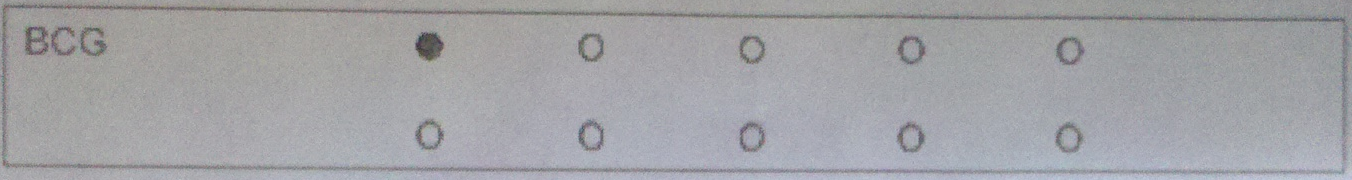
//> input picture sandbox/segment/bcg_segment.jpg, 1352 x 180 px
$ ./segment_form bcg_segment.jpg full_form.jpg   (built with g++ and OpenCV 4)
//> lines starting //> are read from the running program, lines starting //| are printed output that depends on the picture; after the words box and inside, x2 and y2 are one past the last pixel; in counts of white or black regions, pixels touching at a corner belong together
/*
 * Accepts a form image and a form description. Draws the segmentation boxes
 * on top of the form.
 *
 * run as:
 * ./segment_form image_filename
 *
 * Steve Geluso
 */

#include "cv.h"
#include "highgui.h"

using namespace std;
using namespace cv;

// Initialize matrices that will contain images.
Mat form, out;

// Tests for arguments. Exits program
bool args_ok(char* argv[])
{
    if (argv[1] == NULL) {
        printf("Missing image argument. Should be: \n");
        printf("%s image_file\n", argv[0]);
        return false;
    }
    return true;
}

// Accepts a description of a form segment, crops the image to the segment
// and saves the cropped segment to a new file.
void crop_and_draw_rect(int x, int y, int width, int height, string segment_name) {
    // Crop the different segments of the form.
    Mat cropped_image;
	Size size(width, height);
	Point center((x + (x + width)) / 2, (y + (y + height)) / 2);
	getRectSubPix(form, size, center, cropped_image);

    // Save the new crop to a file with the given name.
    imwrite(segment_name + ".jpg", cropped_image);

    // Draw a rectangle around the segment in the original image.
    Scalar color = Scalar(0, 255, 0); // Green!
    rectangle(form, Point2f(x, y), Point2f(x + width, y + height), color, 1, 8, 0);
}

int main(int argc, char* argv[])
{
    // Ensure the proper arguments have been passed to the program.
    if (!args_ok(argv)) {
        return -1;
    }

    // Yoink the image filename passed as argument.
    char* image = argv[1];
    char* description = argv[2];


    // Read the input image
	form = imread(image);
//> form is the input picture: 180 rows x 1352 cols, CV_8UC3; mean B, G, R 166.4, 162.7, 162.3
    int form_width = form.cols;
//> form_width = 1352
    int form_height = form.rows;
//> form_height = 180

    // Report the dimensions of the image.
    printf("width: %d, height: %d\n", form_width, form_height);
//| width: 1352, height: 180

	if (form.data == NULL) {
        printf("No image data. Exiting.\n");
		return false;
	}

	// Make window with given name.
    const char* name = "Form Segmentation";
	namedWindow(name, CV_WINDOW_KEEPRATIO);

    // Define segments for this form, in px.
    int x = 216;
    int y;
    int width = 1346;
    int height = 160;

    // Draw a rectangle around each segment.
    crop_and_draw_rect(x, 140, width, height, "bcg");
//> in crop_and_draw_rect, `getRectSubPix(form, size, center, cropped_image);`:
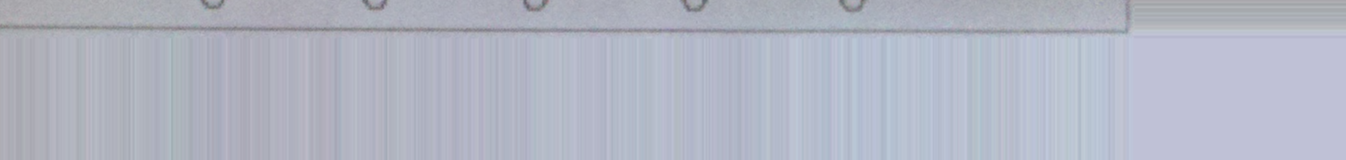
//> cropped_image: 160 rows x 1346 cols, CV_8UC3; mean B, G, R 196.2, 182.3, 178.2
//> in crop_and_draw_rect, `rectangle(form, Point2f(x, y), Point2f(x + width, y + height), color, ..`:
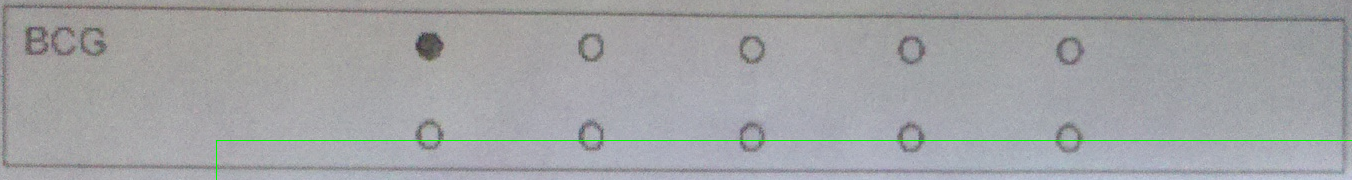
//> form: 180 rows x 1352 cols, CV_8UC3; 0.48% of pixels changed, all inside (x1, y1, x2, y2) = (216, 140, 1352, 180)
    crop_and_draw_rect(x, 345, width, height, "polio");
//> call 2 of crop_and_draw_rect, with x = 216, y = 345, width = 1346, height = 160, segment_name = "polio"
//> in crop_and_draw_rect (call 2), `getRectSubPix(form, size, center, cropped_image);`:
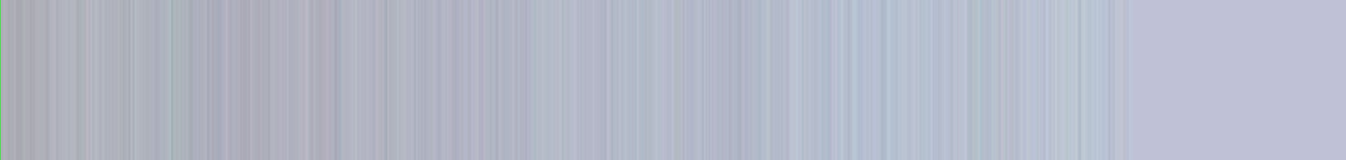
//> cropped_image: 160 rows x 1346 cols, CV_8UC3; mean B, G, R 200.7, 185.5, 180.8
    crop_and_draw_rect(x, 534, width, height, "measles");
    crop_and_draw_rect(x, 735, width, height, "hepatitis_b_1");
    crop_and_draw_rect(x, 935, width, height, "hepatitis_b_2");

    // Show image within the window.
    imshow(name, form);

    // Save the image of the segmented form.
    imwrite("segmented_form.jpg", form);

    // Run the application until the user presses ESC.
    while(true) {
        if(cvWaitKey(15) == 27) {
//> the Esc key is pressed
            break;
        }
    }

    // Destroy the window and exit gracefully.
	cvDestroyWindow(name);
	return 0;
}

$ run again, on sandbox/segment/hep_b_segment1.jpg
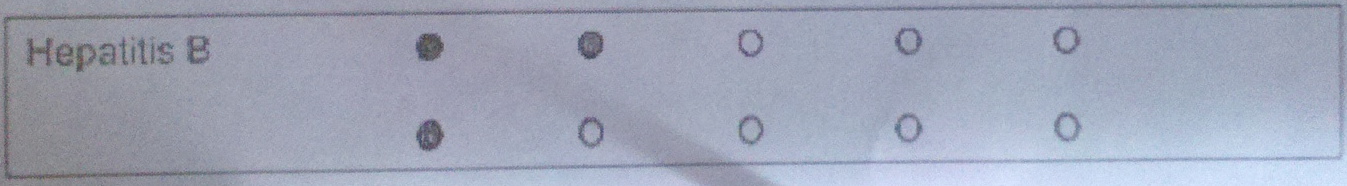
//> input picture sandbox/segment/hep_b_segment1.jpg, 1347 x 186 px
//> form is the input picture: 186 rows x 1347 cols, CV_8UC3; mean B, G, R 183.4, 165.3, 159.5
//| width: 1347, height: 186
//> in crop_and_draw_rect, `rectangle(form, Point2f(x, y), Point2f(x + width, y + height), color, ..`:
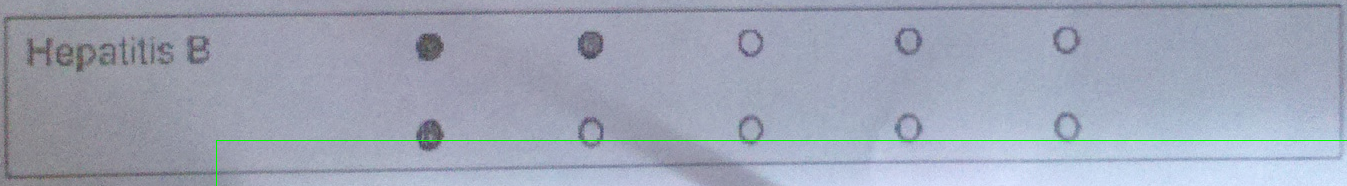
//> form: 186 rows x 1347 cols, CV_8UC3; 0.47% of pixels changed, all inside (x1, y1, x2, y2) = (216, 140, 1347, 186)
//> in crop_and_draw_rect (call 2), `getRectSubPix(form, size, center, cropped_image);`:
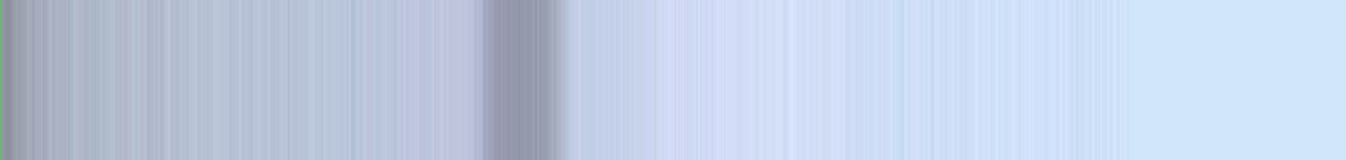
//> cropped_image: 160 rows x 1346 cols, CV_8UC3; mean B, G, R 228.9, 206.7, 194.1

$ run again, on sandbox/segment/measles_segment.jpg
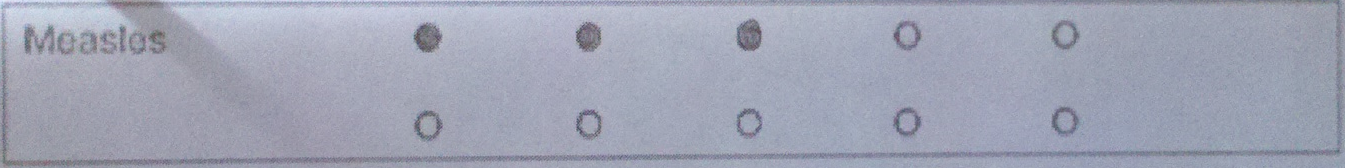
//> input picture sandbox/segment/measles_segment.jpg, 1345 x 168 px
//> form is the input picture: 168 rows x 1345 cols, CV_8UC3; mean B, G, R 181.1, 164.2, 160.4
//| width: 1345, height: 168
//> in crop_and_draw_rect, `rectangle(form, Point2f(x, y), Point2f(x + width, y + height), color, ..`:
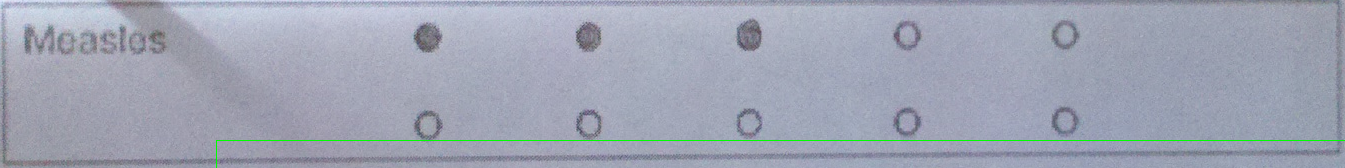
//> form: 168 rows x 1345 cols, CV_8UC3; 0.51% of pixels changed, all inside (x1, y1, x2, y2) = (216, 140, 1345, 168)
//> in crop_and_draw_rect (call 2), `getRectSubPix(form, size, center, cropped_image);`:
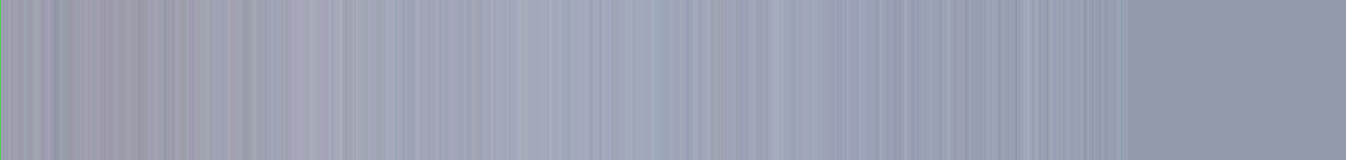
//> cropped_image: 160 rows x 1346 cols, CV_8UC3; mean B, G, R 179.1, 161.5, 156.3
